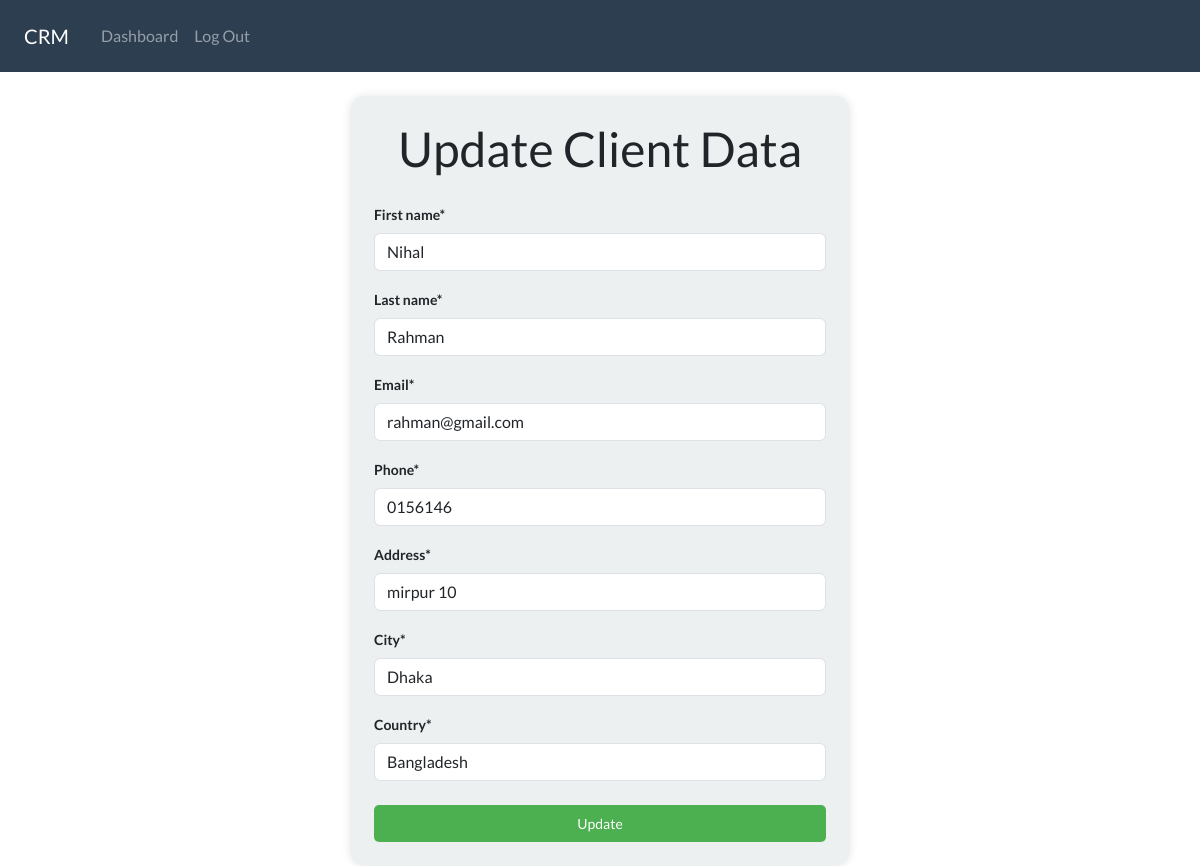
/update/1 (signed in), run on the app's committed database.
### client/models.py (models this page shows, shortened)
class ClientData(models.Model):
    creation_date = models.DateTimeField(auto_now_add=True)
    first_name = models.CharField(max_length=100)
    last_name = models.CharField(max_length=100)
    email = models.EmailField(max_length=50)
    phone = models.CharField(max_length=20)
    address = models.CharField(max_length=100)
    city = models.CharField(max_length=50)
    country = models.CharField(max_length=50)

### client/views.py (the view)
# urls.py: path('update/<int:pk>',views.update,name='update'),
@login_required(login_url='login')
def update(request,pk):
    data = ClientData.objects.get(id=pk)
    form = UpdateDataForm(instance=data)
    if request.method == 'POST':
        form =UpdateDataForm(request.POST,instance=data)
        if form.is_valid():
            form.save()
            return redirect ('/dashboard')
    context ={'form':form}
    return render(request,'client/update.html',context)

### client/forms.py
class UpdateDataForm(forms.ModelForm):
    class Meta:
        model = ClientData
        fields = ['first_name','last_name','email','phone','address','city','country']

### client/templates/client/update.html (shortened to what this page needs)
{% extends "client/base.html" %}
{% load crispy_forms_tags %}
{% block body %}
<div class="container bg-light shadow-md p-4 form-layout">
    <h1 class="text-center mb-4">Update Client Data</h1>
    <form action="" method="POST" autocomplete="off">
        <div class="form-group">
            {{ form.first_name|as_crispy_field }}
        </div>
        <div class="form-group">
            {{ form.last_name|as_crispy_field }}
        </div>
        <div class="form-group">
            {{ form.email|as_crispy_field }}
        </div>
        <div class="form-group">
            {{ form.phone|as_crispy_field }}
        </div>
        <div class="form-group">
            {{ form.address|as_crispy_field }}
        </div>
        <div class="form-group">
            {{ form.city|as_crispy_field }}
        </div>
        <div class="form-group">
            {{ form.country|as_crispy_field }}
        </div>
        <div class="text-center mt-4">
            <button type="submit" class="btn btn-primary btn-block py-2">Update</button>
        </div>
    </form>
</div>
{% endblock %}

### static/css/style.css (style rules this page uses)
.form-layout { border-radius: 15px; width: 500px; margin: auto; padding: 10px 20px; box-shadow: 0px 0px 10px 0px rgba(0,0,0,0.1); }
.form-control { margin-bottom: 8px; }
label { font-weight: bold; font-size: 14px; }
.btn-primary { background-color: #4CAF50; border: none; color: white; padding: 8px 16px; font-size: 14px; border-radius: 5px; }

### data on the page
ClientData: first_name "Nihal", last_name "Rahman", email "rahman@gmail.com", phone "0156146", address "mirpur 10", city "Dhaka", country "Bangladesh"
